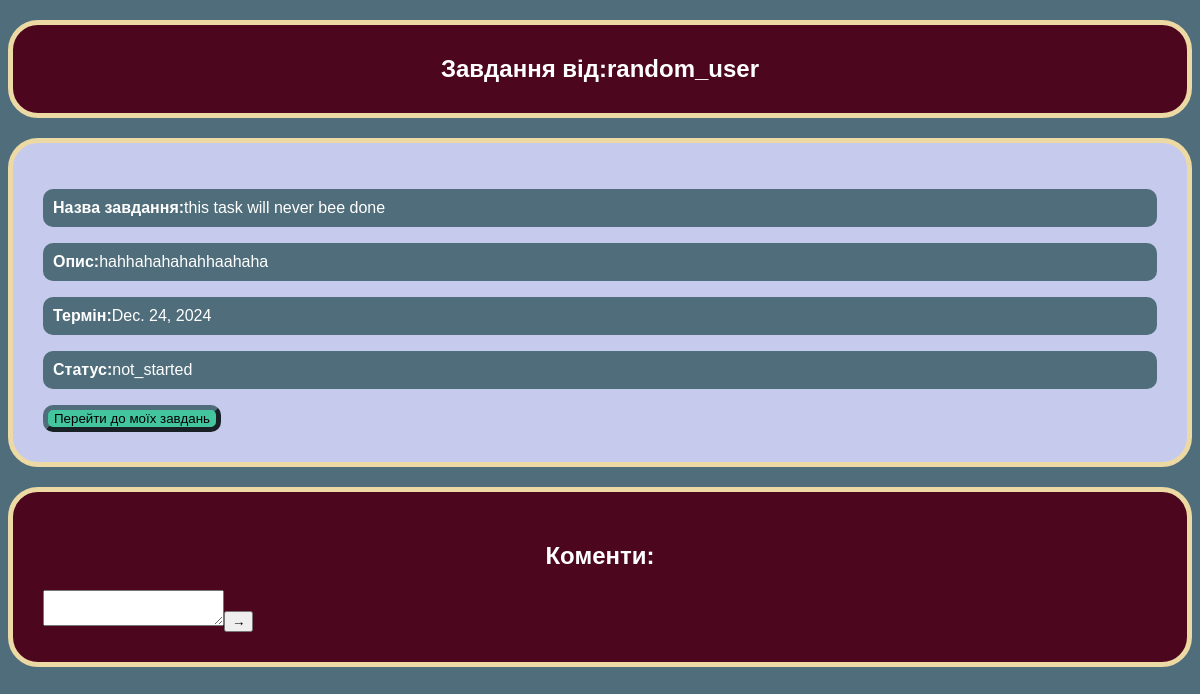
The page /view_task/12/ on the database its author committed.
### tracking_app/models.py (models this page shows, shortened)
class User(models.Model):
    name = models.CharField(max_length=50)
    password = models.CharField(max_length=100, default=111)
    email = models.EmailField()

class Task(models.Model):
    name = models.CharField(max_length=50)
    description = models.TextField()
    stat = models.CharField(max_length=50)
    term = models.DateField()
    giver_id = models.ForeignKey(User, on_delete=models.CASCADE, related_name="tasks_given", default=1)
    receiver_id = models.ForeignKey(User, on_delete=models.CASCADE, related_name="tasks_received", default=1)

### tracking_app/views.py (the view, shortened to what this page needs)
# urls.py: path('view_task/<int:task_id>/',views.view_task, name='view_task'),
def view_task(request, task_id):
    task = get_object_or_404(Task, id=task_id)
    giver = task.giver_id
    comments = Comment.objects.filter(task = task)
    return render(request, 'view_task.html', {'task': task, 'giver': giver, 'comments': comments})

### templates/view_task.html (shortened to what this page needs)
{% load static %}
<!DOCTYPE html>
<html>
<head>
    <link rel="stylesheet" type="text/css" href="{% static 'tracking_app/style.css' %}">
</head>
<body>
    <h2 class="registring">Завдання від:{{giver.name}}</h2>
    <form action="{% url 'view_task' task_id=task.id %}" method="post">
        <div class="reg_info">
            <p class="tags"><b>Назва завдання:</b>{{task.name}}</p>
            <p class="tags"><b>Опис:</b>{{ task.description|linebreaksbr }}</p>
            <p class="tags"><b>Термін:</b>{{task.term}}</p>
            <p class="tags"><b>Статус:</b>{{task.stat}}</p>
            <button type="button" onclick="window.location.href='/tasks_list'" class="submit_button">Перейти до моїх завдань</button>
        </div>
        <div class="comments_list">
            <h2 align="center" class="white_text">Коменти:</h2>
            <div class="comment_making"><textarea type="text" id="comment_content" name="comment_content"></textarea><button type="submit" name="action" value="post_comment">→</button></div>
        </div>
    </form>
</body>
</html>

### tracking_app/static/tracking_app/style.css (style rules this page uses)
.registring { background: #4C061D; border-radius: 30px; padding: 30px; text-align: center; color: #ffffff; border: 5px solid #EDD9A3; }
body { background-color: #4f6d7a; font-family: 'Helvetica', Arial, sans-serif; }
.reg_info { background: #c6caed; border-radius: 30px; padding: 30px; border: 5px solid #EDD9A3; }
.comments_list { background: #4C061D; border-radius: 30px; padding: 30px; border: 5px solid #EDD9A3; margin-top: 20px; }
.tags { background-color: #4f6d7a; padding: 10px; border-radius: 10px; color: #ffffff; }
.submit_button { background-color: #43C59E; border-color: #4f6d7a; border-radius: 10px; border-width: 5px; }
.white_text { color: #ffffff; }

### rows shown on the page
User: name "random_user"
Task: name "this task will never bee done", description "hahhahahahahhaahaha", term "Dec. 24, 2024", stat "not_started"
